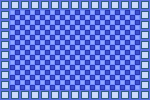

This is a level from a 2D game, rendered from its Tiled map with the project's own tilesets. A one-line summary and the complete map file follow:
An orthogonal 15x10 tile map with 10x10 px tiles, 1 tile layer (Tile Layer 1).

<map version="1.5" tiledversion="1.7.0" orientation="orthogonal" renderorder="right-down" width="15" height="10" tilewidth="10" tileheight="10" infinite="0" nextlayerid="2" nextobjectid="1">
 <tileset firstgid="1" source="Tilemap.tsx" />
 <layer id="1" name="Tile Layer 1" width="15" height="10">
  <data encoding="csv">
1,1,1,1,1,1,1,1,1,1,1,1,1,1,1,
1,5,5,5,5,5,5,5,5,5,5,5,5,5,1,
1,5,5,5,5,5,5,5,5,5,5,5,5,5,1,
1,5,5,5,5,5,5,5,5,5,5,5,5,5,1,
1,5,5,5,5,5,5,5,5,5,5,5,5,5,1,
1,5,5,5,5,5,5,5,5,5,5,5,5,5,1,
1,5,5,5,5,5,5,5,5,5,5,5,5,5,1,
1,5,5,5,5,5,5,5,5,5,5,5,5,5,1,
1,5,5,5,5,5,5,5,5,5,5,5,5,5,1,
1,1,1,1,1,1,1,1,1,1,1,1,1,1,1
</data>
 </layer>
</map>